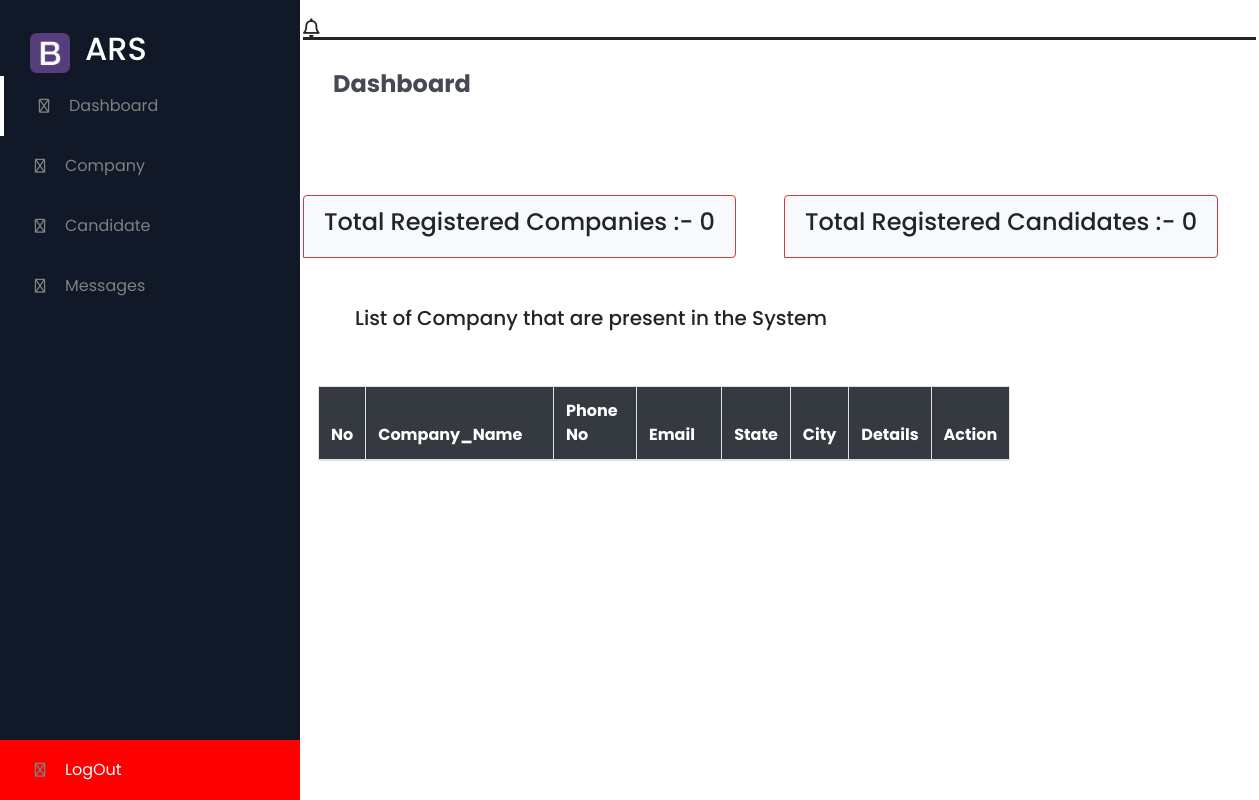
The page /check/adminhome/ on the database as committed earlier.
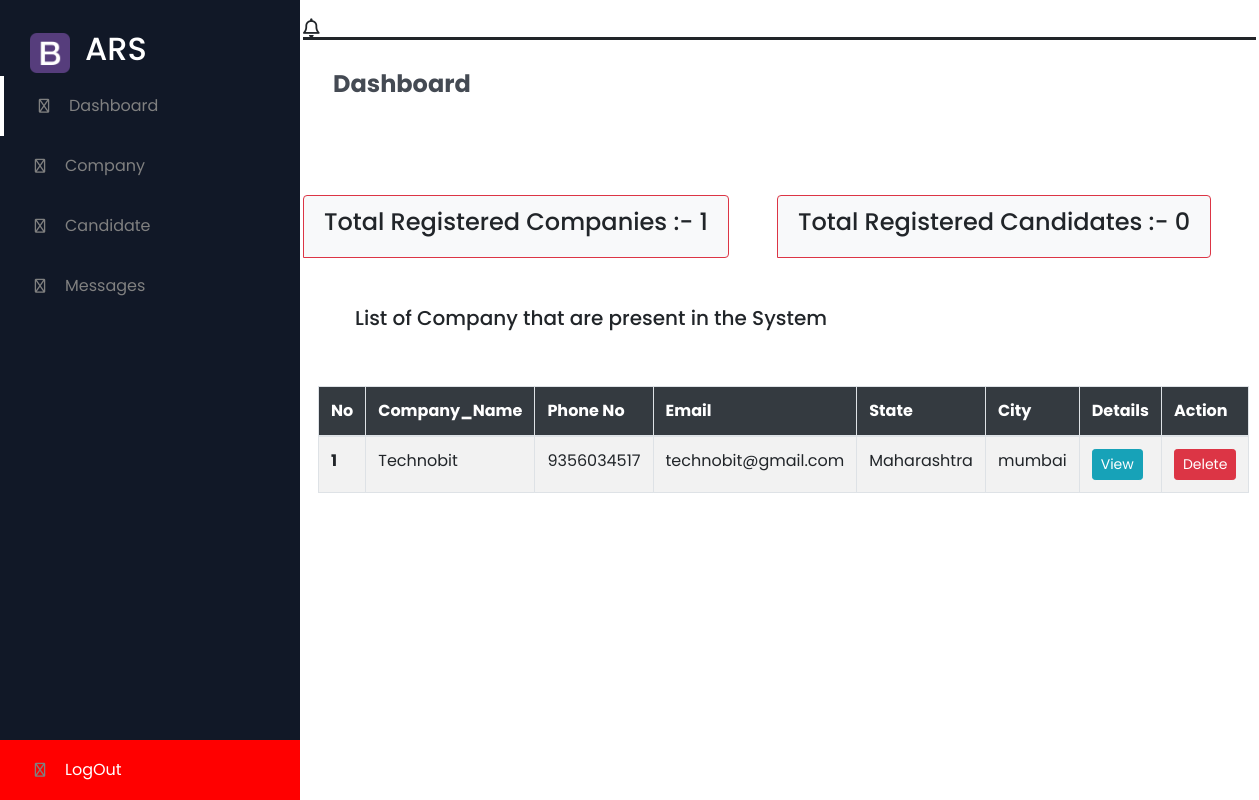
The same page on the database as committed later.
### Company/models.py (models this page shows)
class Companies(models.Model):
    company_name=models.CharField(max_length=100)
    company_contact_no=models.CharField(max_length=100)
    company_email=models.CharField(max_length=100)
    companyuserid=models.CharField(max_length=100,unique=True,primary_key=True)
    state=models.CharField(max_length=100)
    city=models.CharField(max_length=100)
    pass1=models.CharField(max_length=10,default="")
    pass2=models.CharField(max_length=10,default="")

### AdminPanel/views.py (the view)
# urls.py: path('adminhome/',views.AdminHome,name='adminhome'),
def AdminHome(request):
   comlist= Companies.objects.all()
   totalcompanies=Companies.objects.all().count()
   totalcandidate=Candidate.objects.all().count()
   context={
       'comlist':comlist,
       'totalcompanies':totalcompanies,
       'totalcandidates':totalcandidate,
   }
   return render(request,'AdminPanel/admin.html',context)

### AdminPanel/templates/AdminPanel/admin.html (shortened to what this page needs)
{% load static %}
<!DOCTYPE html>
<html lang="en">
<head>
    <link rel="stylesheet" type="text/css" href="{% static 'style.css' %}?{% now "U" %}">
    <link href="https://cdnjs.cloudflare.com/ajax/libs/font-awesome/5.13.0/css/all.min.css" rel="stylesheet">
    <link rel="stylesheet" href="https://cdnjs.cloudflare.com/ajax/libs/font-awesome/6.2.0/css/all.min.css" />
    <link rel="stylesheet" href="https://cdnjs.cloudflare.com/ajax/libs/font-awesome/4.7.0/css/font-awesome.min.css">
    <link rel="stylesheet" href="https://cdn.jsdelivr.net/npm/bootstrap@4.6.2/dist/css/bootstrap.min.css">
</head>
<body>
    <section id="menu">
        <div class="logo">
        <img src="../static/img/portfolio/apple-touch-icon.png" alt="">
        <h2>ARS</h2>
    </div>
    <div class="items">
        <li><i class="fa-regular fa-chart-line"></i><a href="">Dashboard</a></li>
        <li><i class="fa-regular fa-chart-line"></i><a href="">Company</a></li>
        <li><i class="fa-regular fa-chart-line"></i><a href="{% url 'candihomepage' %}">Candidate</a></li>
        <li><i class="fa-regular fa-chart-line"></i><a href="">Messages</a></li>
        <li style="background-color:red; position: absolute;width:100%; bottom: 0;"><i class="fa-regular fa-chart-line"></i><a href="{% url 'logout-redirect' %}" style="color:white">LogOut</a></li>
    </div>
    </section>
    <section class="section1">
        <div class="navigation">
            <div class="profile">
                <i class="far fa-bell"></i>
            </div>
        </div>
        <h3 class="i-name">Dashboard</h3>
      <div class="container">
        <div class="row mt-5 ">
            <ul class="list-group   list-group-horizontal mt-5 mr-5">
                <li class="list-group-item border bg-light border-danger"><h4>Total Registered Companies  :- <span>{{totalcompanies}}</span></h4></li>
            </ul>
            <ul class="list-group  list-group-horizontal mt-5 ">
                <li class="list-group-item border bg-light border-danger"><h4>Total Registered Candidates :- <span>{{totalcandidates}}</span></h4></li>
            </ul>
        </div>
        </div>
<div class="container ml-1 p-5">
        <h5 class="">List of Company that are present in the System</h5>
</div>
<div class="container">
<div class=" w-75 mr-0">
    <table  class="table table-bordered table-hover table-striped">
        <thead class="pb-5">
          <tr class="bg-dark text-white ">
            <th style="width: 8px;" scope="col">No</th>
            <th style="width: 50%;" scope="col">Company_Name</th>
            <th style="width: 20%;" scope="col">Phone No</th>
            <th style="width: 40%;" scope="col">Email</th>
            <th style="width: 30%;" scope="col">State</th>
            <th style="width: 30%;" scope="col">City</th>
            <th style="width: 20%;" scope="col">Details</th>
            <th style="width: 20%;" scope="col">Action</th>
          </tr>
        </thead>
        <tbody>
          {% for i in comlist %}
          <tr>
            <th scope="row">{{ forloop.counter }}</th>
            <td>{{i.company_name}}</td>
            <td>{{i.company_contact_no}}</td>
            <td>{{i.company_email}}</td>
            <td>{{i.state}}</td>
            <td>{{i.city}}</td>
            <td><button  class="btn btn-info btn-sm resume">View</button></td>
            <td class="">
                    <a onclick="return confirm('Are you sure you want to delete this Company?')" href="{% url 'delcompany' i.pk %}"><button type="submit"class="btn btn-danger btn-sm accept">Delete</button></a>
            </td>
          </tr>
          {% endfor %}
        </tbody>
      </table>
</div>
</div>
</section>
</body>
</html>

Rows that differ between the two databases and show on the page:
added Companies: company_name "Technobit", company_contact_no "9356034517", company_email "technobit@gmail.com", state "Maharashtra", city "mumbai"
Other text that changed with them:
{{ totalcompanies }}: "0" → "1"
